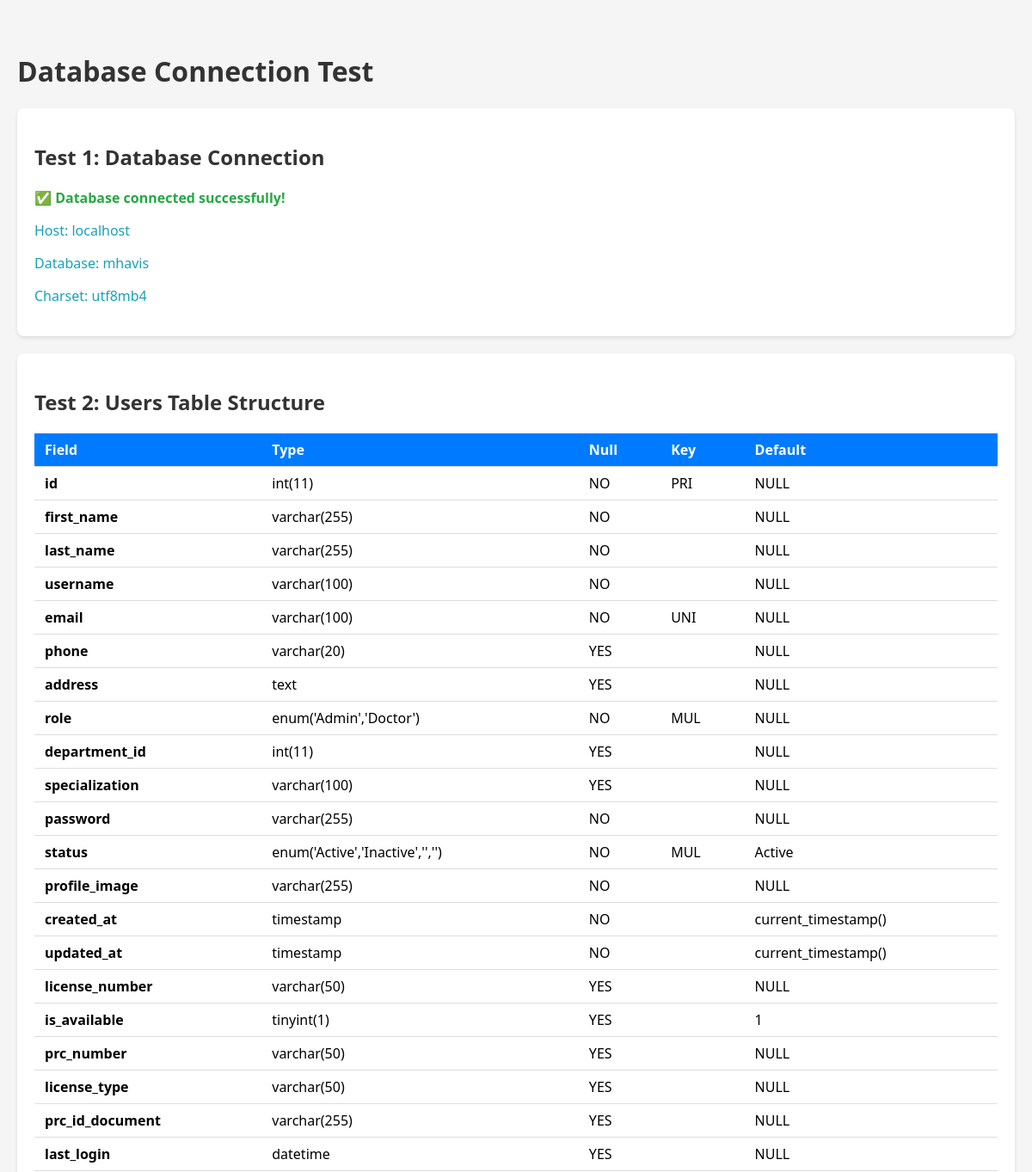
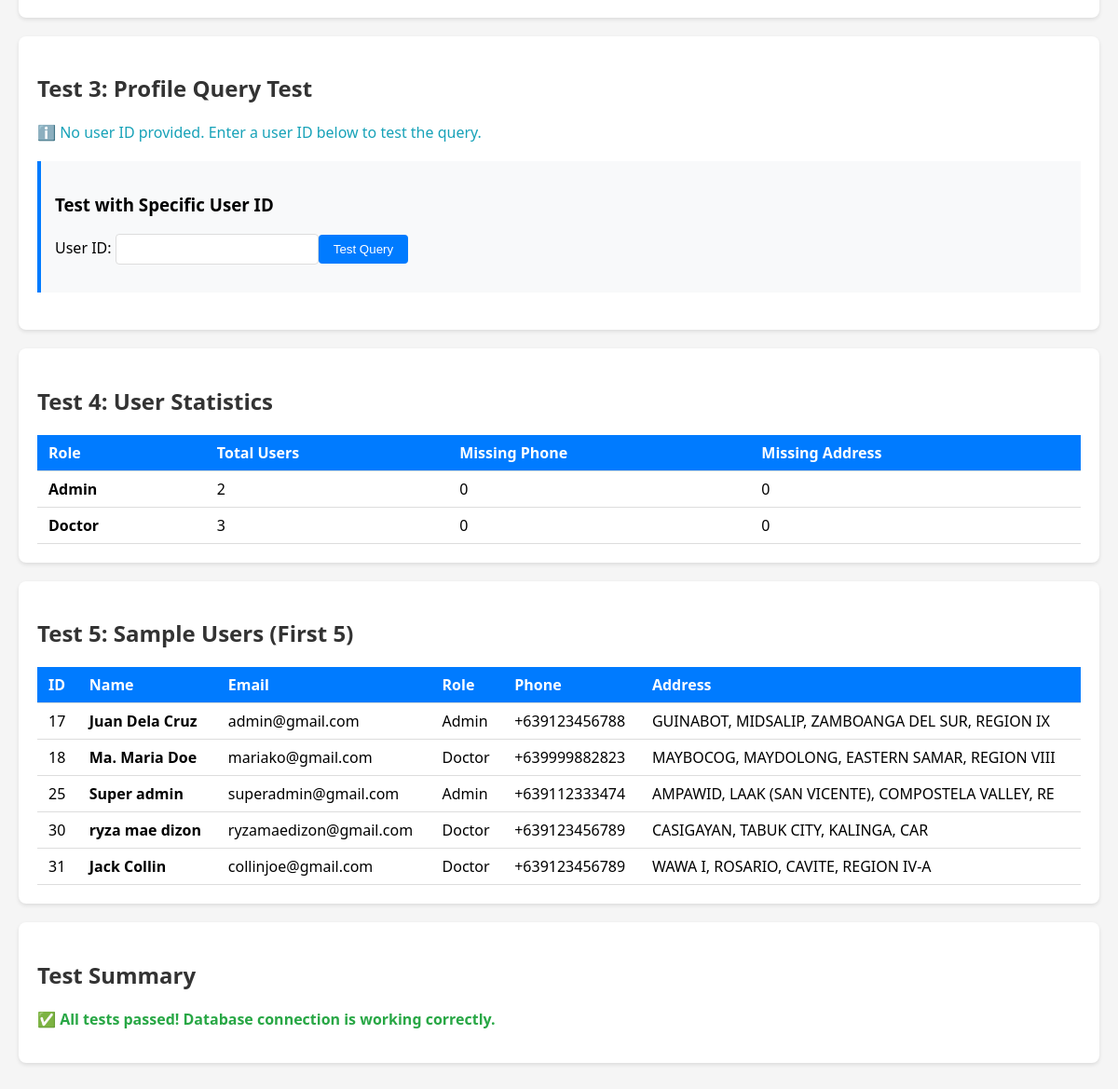
The app's page /main/test_db_connection.php with its own data (2 pictures, top to bottom).
### tables this page shows
CREATE TABLE `users` (
  `id` int(11) NOT NULL,
  `first_name` varchar(255) NOT NULL,
  `last_name` varchar(255) NOT NULL,
  `username` varchar(100) NOT NULL,
  `email` varchar(100) NOT NULL,
  `phone` varchar(20) DEFAULT NULL,
  `address` text DEFAULT NULL,
  `role` enum('Admin','Doctor') NOT NULL,
  `department_id` int(11) DEFAULT NULL,
  `specialization` varchar(100) DEFAULT NULL,
  `password` varchar(255) NOT NULL,
  `status` enum('Active','Inactive','','') NOT NULL DEFAULT 'Active',
  `profile_image` varchar(255) NOT NULL,
  `created_at` timestamp NOT NULL DEFAULT current_timestamp(),
  `updated_at` timestamp NOT NULL DEFAULT current_timestamp(),
  `license_number` varchar(50) DEFAULT NULL,
  `is_available` tinyint(1) DEFAULT 1,
  `prc_number` varchar(50) DEFAULT NULL,
  `license_type` varchar(50) DEFAULT NULL,
  `prc_id_document` varchar(255) DEFAULT NULL,
  `last_login` datetime DEFAULT NULL
);

### main/test_db_connection.php (the view, shortened to what this page needs)
<!DOCTYPE html>
<html lang="en">
<head>
</head>
<body>
    <h1>Database Connection Test</h1>
<?php
$conn = getDBConnection();
$allTestsPassed = true;
echo '<div class="container">';
echo '<h2>Test 1: Database Connection</h2>';
if ($conn->connect_error) {
    echo '<p class="error">❌ Connection failed: ' . htmlspecialchars($conn->connect_error) . '</p>';
    $allTestsPassed = false;
} else {
    echo '<p class="success">✅ Database connected successfully!</p>';
    echo '<p class="info">Host: ' . htmlspecialchars(DB_HOST) . '</p>';
    echo '<p class="info">Database: ' . htmlspecialchars(DB_NAME) . '</p>';
    echo '<p class="info">Charset: ' . htmlspecialchars($conn->character_set_name()) . '</p>';
}
echo '</div>';
echo '<div class="container">';
echo '<h2>Test 2: Users Table Structure</h2>';
$result = $conn->query("DESCRIBE users");
if ($result) {
    echo '<table>';
    echo '<tr><th>Field</th><th>Type</th><th>Null</th><th>Key</th><th>Default</th></tr>';
    while ($row = $result->fetch_assoc()) {
        echo '<tr>';
        echo '<td><strong>' . htmlspecialchars($row['Field']) . '</strong></td>';
        echo '<td>' . htmlspecialchars($row['Type']) . '</td>';
        echo '<td>' . htmlspecialchars($row['Null']) . '</td>';
        echo '<td>' . htmlspecialchars($row['Key']) . '</td>';
        echo '<td>' . htmlspecialchars($row['Default'] ?? 'NULL') . '</td>';
        echo '</tr>';
    }
    echo '</table>';
} else {
    echo '<p class="error">❌ Error describing table: ' . htmlspecialchars($conn->error) . '</p>';
    $allTestsPassed = false;
}
echo '</div>';
echo '<div class="container">';
echo '<h2>Test 3: Profile Query Test</h2>';
$testUserId = isset($_GET['user_id']) ? (int)$_GET['user_id'] : null;
if ($testUserId) {
    echo '<p class="info">Testing query for user ID: ' . $testUserId . '</p>';
    $stmt = $conn->prepare("SELECT id, first_name, last_name, email, phone, address, role, specialization, profile_image, password FROM users WHERE id = ?");
    if ($stmt) {
        $stmt->bind_param("i", $testUserId);
        if ($stmt->execute()) {
            $result = $stmt->get_result();
            $user = $result->fetch_assoc();
            if ($user) {
                echo '<p class="success">✅ User found!</p>';
                echo '<table>';
                echo '<tr><th>Field</th><th>Value</th></tr>';
                foreach ($user as $key => $value) {
                    if ($key !== 'password') {
                        $displayValue = $value ?? 'NULL';
                        if (empty($displayValue) && $displayValue !== '0') {
                            $displayValue = '<em style="color: #999;">(empty)</em>';
                        }
                        echo '<tr>';
                        echo '<td><strong>' . htmlspecialchars($key) . '</strong></td>';
                        echo '<td>' . htmlspecialchars($displayValue) . '</td>';
                        echo '</tr>';
                    }
                }
                echo '</table>';
                echo '<div class="test-section">';
                echo '<h3>Data Normalization Test</h3>';
                $normalized = [
                    'first_name' => !empty($user['first_name']) ? $user['first_name'] : '',
                    'last_name' => !empty($user['last_name']) ? $user['last_name'] : '',
                    'email' => !empty($user['email']) ? $user['email'] : '',
                    'phone' => !empty($user['phone']) ? $user['phone'] : '',
                    'address' => !empty($user['address']) ? $user['address'] : '',
                    'specialization' => !empty($user['specialization']) ? $user['specialization'] : '',
                ];
                echo '<table>';
                echo '<tr><th>Field</th><th>Original</th><th>Normalized</th></tr>';
                foreach ($normalized as $key => $normValue) {
                    $origValue = $user[$key] ?? 'NULL';
                    echo '<tr>';
                    echo '<td><strong>' . htmlspecialchars($key) . '</strong></td>';
                    echo '<td>' . htmlspecialchars($origValue ?? 'NULL') . '</td>';
                    echo '<td>' . htmlspecialchars($normValue ?: '(empty)') . '</td>';
                    echo '</tr>';
                }
                echo '</table>';
                echo '</div>';
            } else {
                echo '<p class="error">❌ User with ID ' . $testUserId . ' not found.</p>';
            }
        } else {
            echo '<p class="error">❌ Error executing query: ' . htmlspecialchars($stmt->error) . '</p>';
            $allTestsPassed = false;
        }
        $stmt->close();
    } else {
        echo '<p class="error">❌ Error preparing statement: ' . htmlspecialchars($conn->error) . '</p>';
        $allTestsPassed = false;
    }
} else {
    echo '<p class="info">ℹ️ No user ID provided. Enter a user ID below to test the query.</p>';
}
echo '<div class="test-section">';
echo '<h3>Test with Specific User ID</h3>';
echo '<form method="GET" action="">';
echo '<div class="form-group">';
echo '<label for="user_id">User ID: </label>';
echo '<input type="number" id="user_id" name="user_id" value="' . htmlspecialchars($testUserId ?? '') . '" min="1" required>';
echo '<button type="submit">Test Query</button>';
echo '</div>';
echo '</form>';
echo '</div>';
echo '</div>';
echo '<div class="container">';
echo '<h2>Test 4: User Statistics</h2>';
$result = $conn->query("SELECT COUNT(*) as total, role, COUNT(CASE WHEN phone = '' OR phone IS NULL THEN 1 END) as no_phone, COUNT(CASE WHEN address = '' OR address IS NULL THEN 1 END) as no_address FROM users GROUP BY role");
if ($result) {
    echo '<table>';
    echo '<tr><th>Role</th><th>Total Users</th><th>Missing Phone</th><th>Missing Address</th></tr>';
    while ($row = $result->fetch_assoc()) {
        echo '<tr>';
        echo '<td><strong>' . htmlspecialchars($row['role']) . '</strong></td>';
        echo '<td>' . htmlspecialchars($row['total']) . '</td>';
        echo '<td>' . htmlspecialchars($row['no_phone']) . '</td>';
        echo '<td>' . htmlspecialchars($row['no_address']) . '</td>';
        echo '</tr>';
    }
    echo '</table>';
} else {
    echo '<p class="error">❌ Error getting statistics: ' . htmlspecialchars($conn->error) . '</p>';
}
echo '</div>';
echo '<div class="container">';
echo '<h2>Test 5: Sample Users (First 5)</h2>';
$result = $conn->query("SELECT id, first_name, last_name, email, role, phone, address FROM users LIMIT 5");
if ($result) {
    echo '<table>';
    echo '<tr><th>ID</th><th>Name</th><th>Email</th><th>Role</th><th>Phone</th><th>Address</th></tr>';
    while ($row = $result->fetch_assoc()) {
        echo '<tr>';
        echo '<td>' . htmlspecialchars($row['id']) . '</td>';
        echo '<td><strong>' . htmlspecialchars($row['first_name'] . ' ' . $row['last_name']) . '</strong></td>';
        echo '<td>' . htmlspecialchars($row['email']) . '</td>';
        echo '<td>' . htmlspecialchars($row['role']) . '</td>';
        echo '<td>' . htmlspecialchars($row['phone'] ?: '(empty)') . '</td>';
        echo '<td>' . htmlspecialchars(substr($row['address'] ?: '(empty)', 0, 50)) . '</td>';
        echo '</tr>';
    }
    echo '</table>';
} else {
    echo '<p class="error">❌ Error getting sample users: ' . htmlspecialchars($conn->error) . '</p>';
}
echo '</div>';
echo '<div class="container">';
echo '<h2>Test Summary</h2>';
if ($allTestsPassed) {
    echo '<p class="success">✅ All tests passed! Database connection is working correctly.</p>';
} else {
    echo '<p class="error">❌ Some tests failed. Please check the errors above.</p>';
}
echo '</div>';
?>
</body>
</html>

### main/test_db_connection.php (style rules this page uses)
body { font-family: 'Segoe UI', Tahoma, Geneva, Verdana, sans-serif; max-width: 1200px; margin: 20px auto; padding: 20px; background-color: #f5f5f5; }
.container { background: white; padding: 20px; border-radius: 8px; box-shadow: 0 2px 4px rgba(0,0,0,0.1); margin-bottom: 20px; }
h1, h2 { color: #333; }
.success { color: #28a745; font-weight: bold; }
.info { color: #17a2b8; }
table { width: 100%; border-collapse: collapse; margin-top: 10px; }
th, td { padding: 8px 12px; text-align: left; border-bottom: 1px solid #ddd; }
th { background-color: #007bff; color: white; }
.test-section { margin: 20px 0; padding: 15px; background-color: #f8f9fa; border-left: 4px solid #007bff; }
.form-group { margin: 15px 0; }
input[type="number"] { padding: 8px; border: 1px solid #ddd; border-radius: 4px; width: 200px; }
button { padding: 8px 16px; background-color: #007bff; color: white; border: none; border-radius: 4px; cursor: pointer; }

### records on screen
users: id "17", first_name+last_name "Juan Dela Cruz", email "admin@gmail.com", role "Admin", phone "+639123456788", address "GUINABOT, MIDSALIP, ZAMBOANGA DEL SUR, REGION IX"
users: id "18", first_name+last_name "Ma. Maria Doe", email "mariako@gmail.com", role "Doctor", phone "+639999882823", address "MAYBOCOG, MAYDOLONG, EASTERN SAMAR, REGION VIII"
users: id "25", first_name+last_name "Super admin", email "superadmin@gmail.com", role "Admin", phone "+639112333474", address "AMPAWID, LAAK (SAN VICENTE), COMPOSTELA VALLEY, RE"
users: id "30", first_name+last_name "ryza mae dizon", email "ryzamaedizon@gmail.com", role "Doctor", phone "+639123456789", address "CASIGAYAN, TABUK CITY, KALINGA, CAR"
users: id "31", first_name+last_name "Jack Collin", email "collinjoe@gmail.com", role "Doctor", phone "+639123456789", address "WAWA I, ROSARIO, CAVITE, REGION IV-A"

### other values on screen
DB_HOST "localhost"
DB_NAME "mhavis"
$conn->character_set_name() "utf8mb4"
$row['Field'] "id"
$row['Type'] "int(11)"
$row['Null'] "NO"
$row['Key'] "PRI"
$row['Default'] "NULL"
$row['Field'] "first_name"
$row['Type'] "varchar(255)"
$row['Field'] "last_name"
$row['Field'] "username"
$row['Type'] "varchar(100)"
$row['Field'] "email"
$row['Key'] "UNI"
